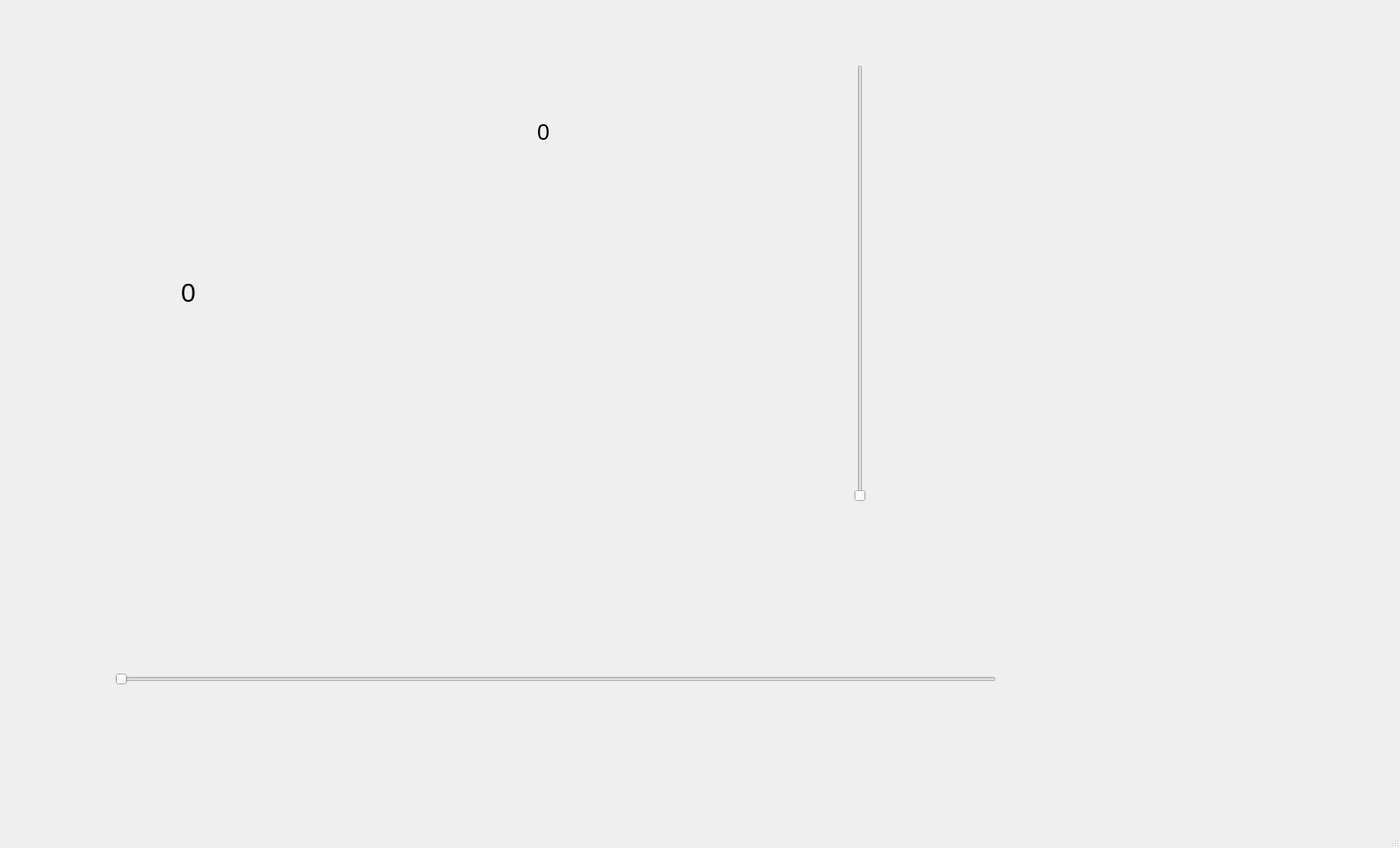
<?xml version="1.0" encoding="UTF-8"?>
<ui version="4.0">
 <class>MainWindow</class>
 <widget class="QMainWindow" name="MainWindow">
  <property name="geometry">
   <rect>
    <x>0</x>
    <y>0</y>
    <width>1702</width>
    <height>1031</height>
   </rect>
  </property>
  <property name="windowTitle">
   <string>MainWindow</string>
  </property>
  <widget class="QWidget" name="centralwidget">
   <widget class="QSlider" name="horizontalSlider">
    <property name="geometry">
     <rect>
      <x>140</x>
      <y>790</y>
      <width>1071</width>
      <height>71</height>
     </rect>
    </property>
    <property name="orientation">
     <enum>Qt::Horizontal</enum>
    </property>
   </widget>
   <widget class="QLabel" name="label">
    <property name="geometry">
     <rect>
      <x>220</x>
      <y>290</y>
      <width>271</width>
      <height>131</height>
     </rect>
    </property>
    <property name="font">
     <font>
      <pointsize>24</pointsize>
     </font>
    </property>
    <property name="text">
     <string>0</string>
    </property>
   </widget>
   <widget class="QSlider" name="verticalSlider">
    <property name="geometry">
     <rect>
      <x>1030</x>
      <y>79</y>
      <width>31</width>
      <height>531</height>
     </rect>
    </property>
    <property name="orientation">
     <enum>Qt::Vertical</enum>
    </property>
   </widget>
   <widget class="QLabel" name="label_2">
    <property name="geometry">
     <rect>
      <x>653</x>
      <y>100</y>
      <width>241</width>
      <height>121</height>
     </rect>
    </property>
    <property name="font">
     <font>
      <pointsize>20</pointsize>
     </font>
    </property>
    <property name="text">
     <string>0</string>
    </property>
   </widget>
  </widget>
  <widget class="QMenuBar" name="menubar">
   <property name="geometry">
    <rect>
     <x>0</x>
     <y>0</y>
     <width>1702</width>
     <height>56</height>
    </rect>
   </property>
  </widget>
  <widget class="QStatusBar" name="statusbar"/>
 </widget>
 <resources/>
 <connections/>
</ui>
